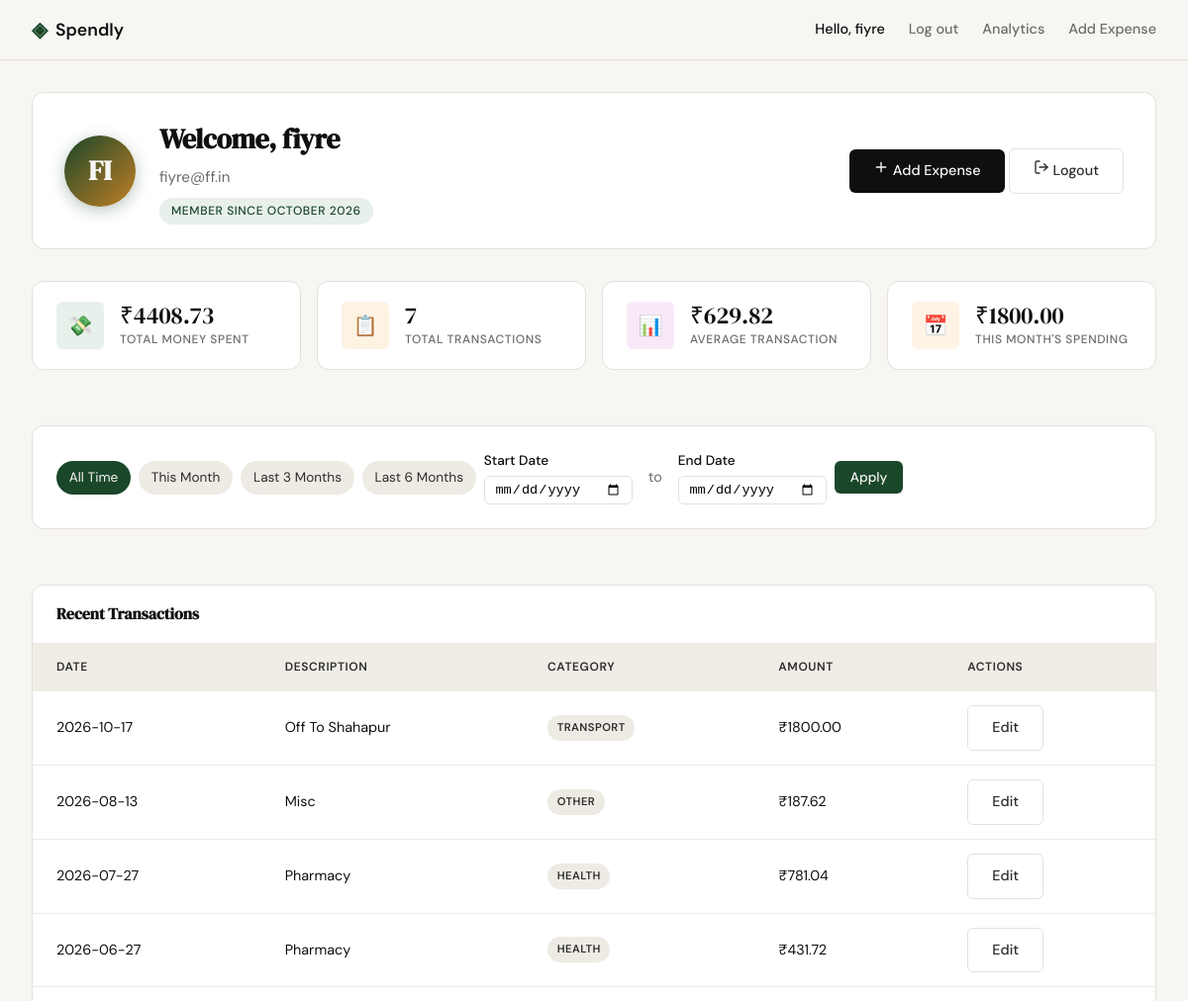
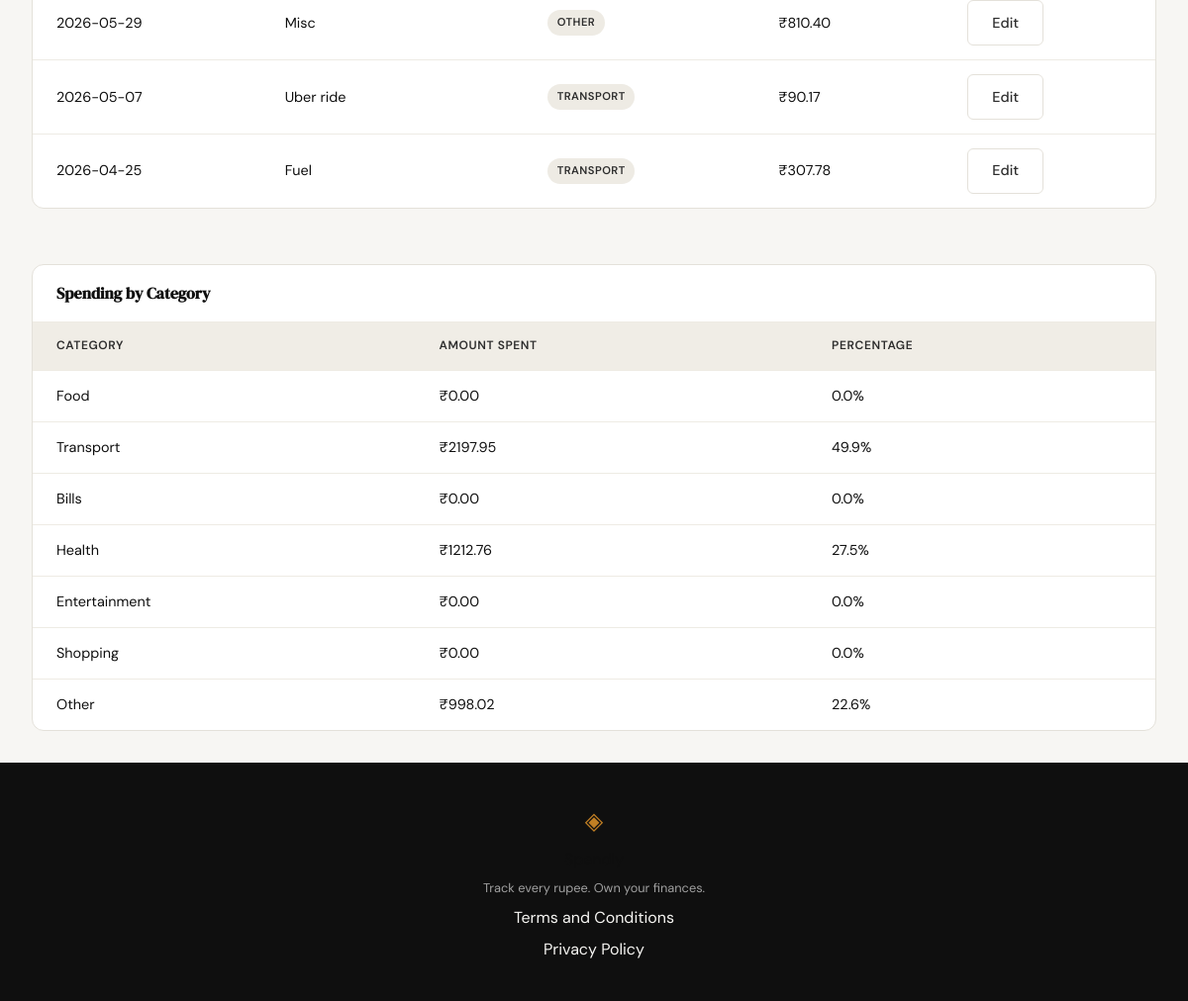
/profile (signed in), run on an earlier commit of the app's database (2 pictures, top to bottom).
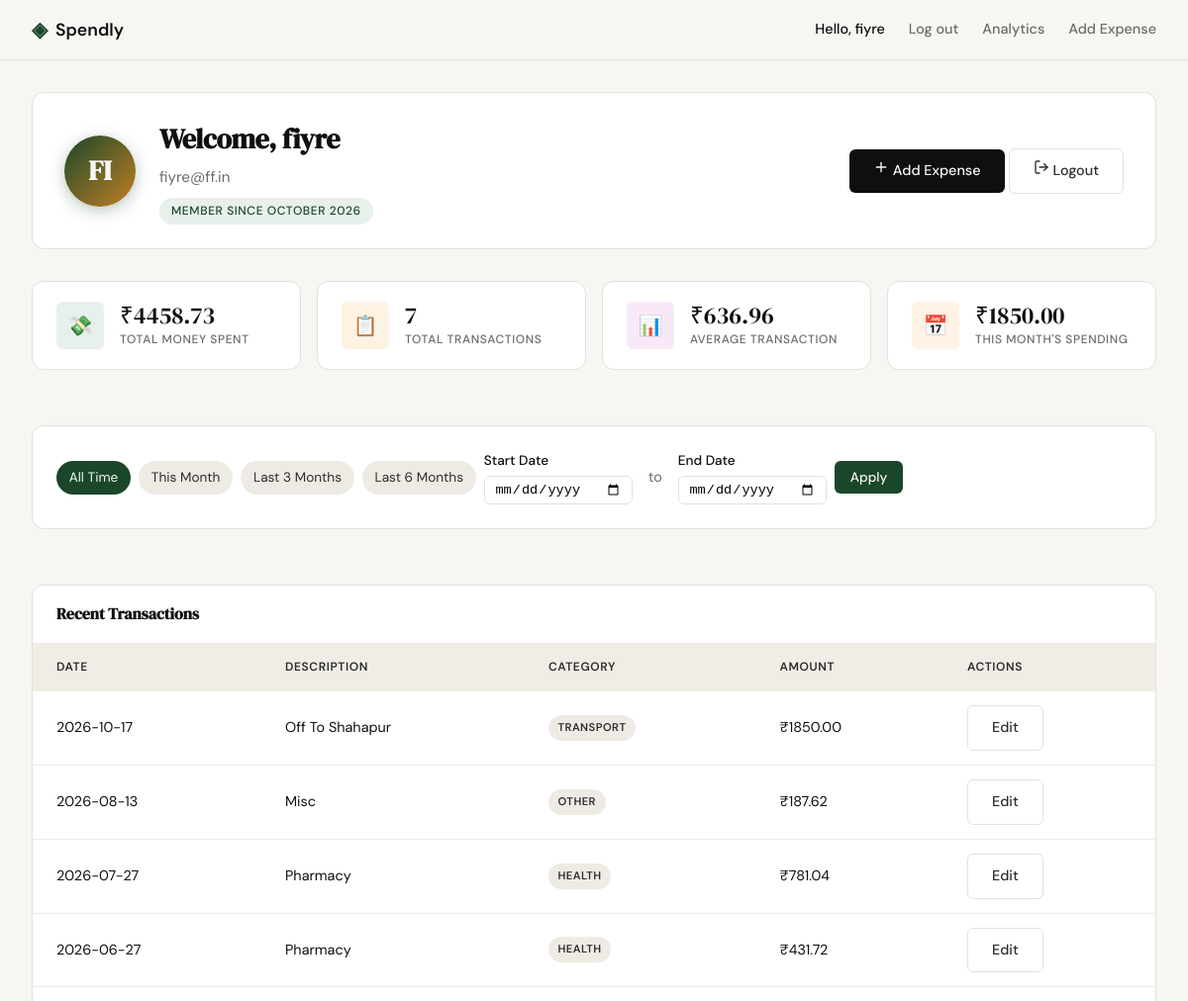
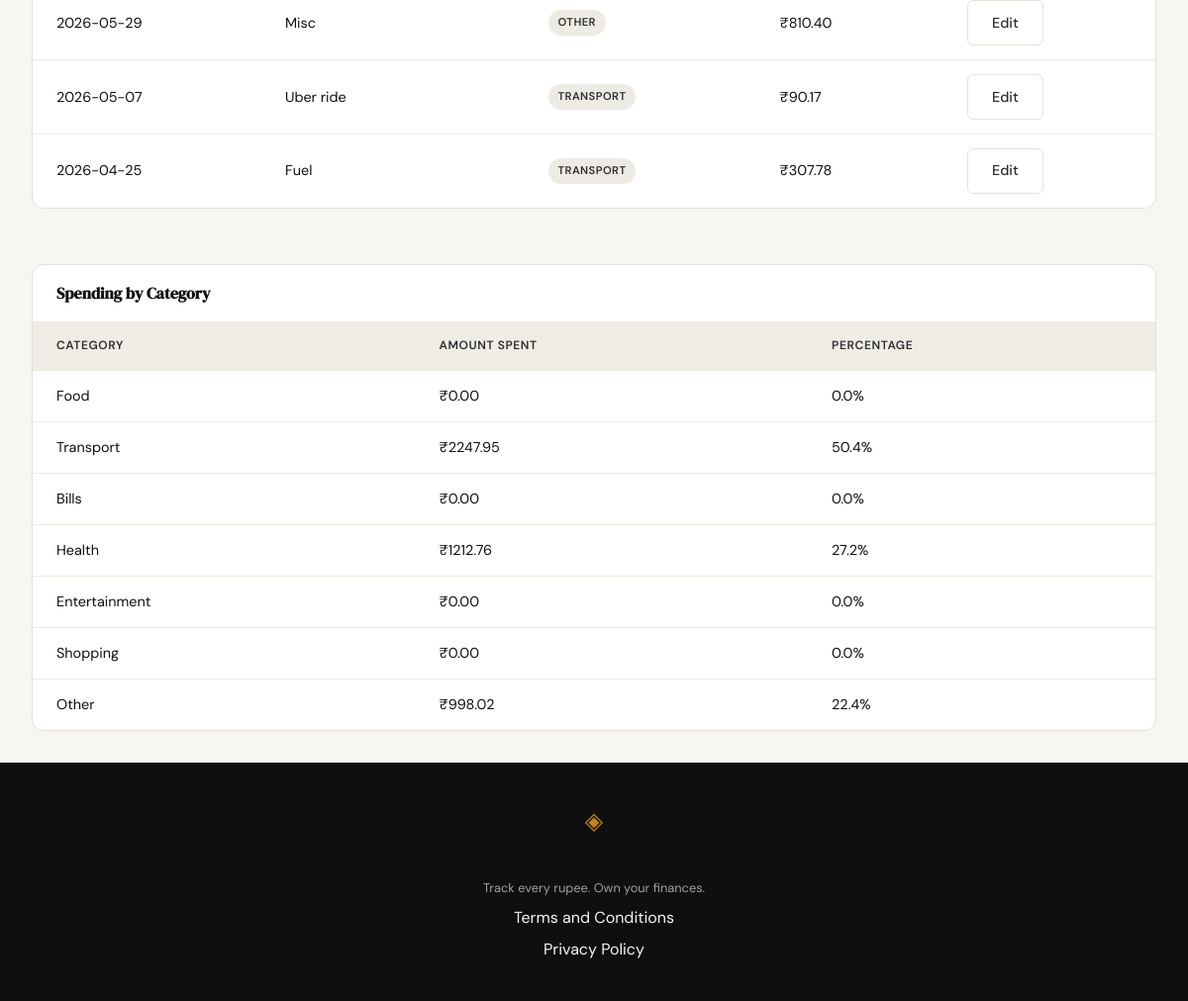
And on a later commit of the database (2 pictures, top to bottom).
### tables this page shows
CREATE TABLE users (
            id INTEGER PRIMARY KEY AUTOINCREMENT,
            name TEXT NOT NULL,
            email TEXT UNIQUE NOT NULL,
            password_hash TEXT NOT NULL,
            created_at TEXT DEFAULT (datetime('now'))
        );

CREATE TABLE expenses (
            id INTEGER PRIMARY KEY AUTOINCREMENT,
            user_id INTEGER NOT NULL REFERENCES users(id),
            amount REAL NOT NULL,
            category TEXT NOT NULL,
            date TEXT NOT NULL,
            description TEXT,
            created_at TEXT DEFAULT (datetime('now'))
        );

### app.py (the view)
@app.route("/profile")
def profile():
    user_id = session.get("user_id")
    if not user_id:
        return redirect(url_for("login"))
    db = get_db()
    user_row = db.execute(
        "SELECT id, name, email, created_at FROM users WHERE id = ?",
        (user_id,)
    ).fetchone()
    db.close()
    if not user_row:
        session.clear()
        flash("User not found.", "error")
        return redirect(url_for("login"))
    name = user_row["name"]
    if len(name) >= 2:
        avatar = name[0:2].upper()
    else:
        avatar = name[0].upper() if name else "?"
    created_at = user_row["created_at"]
    member_since = ""
    if created_at:
        try:
            parts = created_at.split("-")
            if len(parts) >= 2:
                month_names = [
                    "", "January", "February", "March", "April", "May", "June",
                    "July", "August", "September", "October", "November", "December"
                ]
                month_idx = int(parts[1])
                if 1 <= month_idx <= 12:
                    member_since = f"{month_names[month_idx]} {parts[0]}"
        except (ValueError, IndexError):
            member_since = created_at
    user_info = {
        "name": name,
        "email": user_row["email"],
        "avatar": avatar,
        "member_since": member_since or created_at
    }
    start_date_str = request.args.get('start_date') or request.args.get('date_from')
    end_date_str = request.args.get('end_date') or request.args.get('date_to')
    start_date_val = None
    end_date_val = None
    try:
        if start_date_str:
            start_date_val = datetime.strptime(start_date_str, '%Y-%m-%d').date()
        if end_date_str:
            end_date_val = datetime.strptime(end_date_str, '%Y-%m-%d').date()
    except ValueError:
        start_date_val = None
        end_date_val = None
    if start_date_val and end_date_val and start_date_val > end_date_val:
        start_date_val, end_date_val = None, None
    expenses = get_expenses_by_user(
        user_id,
        start_date_val.isoformat() if start_date_val else None,
        end_date_val.isoformat() if end_date_val else None
    )
    total_spent = sum(float(exp.get("amount", 0)) for exp in expenses)
    tx_count = len(expenses)
    avg_transaction = total_spent / tx_count if tx_count else 0.0
    cat_totals = {}
    for exp in expenses:
        cat = exp.get("category", "Other")
        cat_totals[cat] = cat_totals.get(cat, 0.0) + float(exp.get("amount", 0))
    top_category = max(cat_totals, key=cat_totals.get) if cat_totals else None
    today = date.today()
    this_month_prefix = f"{today.year}-{today.month:02d}"
    this_month = 0.0
    for exp in expenses:
        if exp.get("date") and exp["date"].startswith(this_month_prefix):
            this_month += float(exp.get("amount", 0))
    stats = {
        "total_spent": total_spent,
        "tx_count": tx_count,
        "avg_transaction": avg_transaction,
        "this_month": this_month,
        "top_category": top_category,
    }
    colour_palette = [
        "var(--accent)",
        "var(--accent-2)",
        "var(--accent-3)",
        "var(--accent-4)",
        "var(--accent-5)",
        "var(--accent-6)",
    ]
    categories = []
    for idx, cat_name in enumerate(CATEGORIES):
        amt = cat_totals.get(cat_name, 0.0)
        pct = (amt / total_spent * 100) if total_spent > 0 else 0.0
        categories.append({
            "name": cat_name,
            "amount": amt,
            "percentage": pct,
            "color": colour_palette[idx % len(colour_palette)]
        })
    today = date.today()
    def month_start(offset_months):
        total_months = today.year * 12 + today.month - 1 + offset_months
        year = total_months // 12
        month = total_months % 12 + 1
        return date(year, month, 1)
    presets = {
        'all_time': {'date_from': None, 'date_to': None},
        'this_month': {'date_from': month_start(0), 'date_to': today},
        'last_3_months': {'date_from': month_start(-2), 'date_to': today},
        'last_6_months': {'date_from': month_start(-5), 'date_to': today},
    }
    return render_template(
        "profile.html",
        user=user_info,
        stats=stats,
        transactions=expenses,
        categories=categories,
        presets=presets,
        start_date=start_date_str or "",
        end_date=end_date_str or "",
    )

### templates/profile.html (shortened to what this page needs)
{% extends "base.html" %}
{% block head %}
<link rel="stylesheet" href="{{ url_for('static', filename='css/profile.css') }}">
{% endblock %}
{% block content %}
<div class="profile-dashboard">
    <header class="card profile-header">
        <div class="avatar-section">
            <div class="avatar-initials">{{ user.avatar }}</div>
        </div>
        <div class="user-meta">
            <h1 class="user-name">Welcome, {{ user.name }}</h1>
            <p class="user-email">{{ user.email }}</p>
            <span class="member-badge">Member since {{ user.member_since }}</span>
        </div>
        <div class="header-actions">
            <a href="{{ url_for('add_expense') }}" class="btn-primary">
                <svg width="16" height="16" viewBox="0 0 24 24" fill="none" stroke="currentColor" stroke-width="2" stroke-linecap="round" stroke-linejoin="round">
                    <line x1="12" y1="5" x2="12" y2="19"></line>
                    <line x1="5" y1="12" x2="19" y2="12"></line>
                </svg>
                Add Expense
            </a>
            <a href="{{ url_for('logout') }}" class="btn-ghost logout-btn">
                <svg width="16" height="16" viewBox="0 0 24 24" fill="none" stroke="currentColor" stroke-width="2" stroke-linecap="round" stroke-linejoin="round">
                    <path d="M9 21H5a2 2 0 0 1-2-2V5a2 2 0 0 1 2-2h4"></path>
                    <polyline points="16 17 21 12 16 7"></polyline>
                    <line x1="21" y1="12" x2="9" y2="12"></line>
                </svg>
                Logout
            </a>
        </div>
    </header>
    <section class="stats-grid">
        <article class="card stat-card">
            <div class="stat-icon spending-icon">💸</div>
            <div class="stat-content">
                <span class="stat-value">₹{{ "{:.2f}".format(stats.total_spent) }}</span>
                <span class="stat-label">Total Money Spent</span>
            </div>
        </article>
        <article class="card stat-card">
            <div class="stat-icon transactions-icon">📋</div>
            <div class="stat-content">
                <span class="stat-value">{{ stats.tx_count }}</span>
                <span class="stat-label">Total Transactions</span>
            </div>
        </article>
        <article class="card stat-card">
            <div class="stat-icon avg-icon">📊</div>
            <div class="stat-content">
                <span class="stat-value">₹{{ "{:.2f}".format(stats.avg_transaction) }}</span>
                <span class="stat-label">Average Transaction</span>
            </div>
        </article>
        <article class="card stat-card">
            <div class="stat-icon month-icon">📅</div>
            <div class="stat-content">
                <span class="stat-value">₹{{ "{:.2f}".format(stats.this_month) }}</span>
                <span class="stat-label">This Month's Spending</span>
            </div>
        </article>
    </section>
    <section class="card table-card date-filter-section">
        <div class="table-wrapper">
            <form method="get" action="{{ url_for('profile') }}" class="date-filter-form">
                <div class="filter-controls">
                    <a href="{{ url_for('profile') }}" class="quick-filter-btn{% if not start_date and not end_date %} active{% endif %}">All Time</a>
                    <a href="{{ url_for('profile', date_from=presets.this_month.date_from|default(''), date_to=presets.this_month.date_to|default('') ) }}" class="quick-filter-btn">This Month</a>
                    <a href="{{ url_for('profile', date_from=presets.last_3_months.date_from|default(''), date_to=presets.last_3_months.date_to|default('') ) }}" class="quick-filter-btn">Last 3 Months</a>
                    <a href="{{ url_for('profile', date_from=presets.last_6_months.date_from|default(''), date_to=presets.last_6_months.date_to|default('') ) }}" class="quick-filter-btn">Last 6 Months</a>
                    <div class="date-input">
                        <label for="start_date">Start Date</label>
                        <input type="date" name="start_date" id="start_date" value="{{ start_date or '' }}" />
                    </div>
                    <span class="date-separator">to</span>
                    <div class="date-input">
                        <label for="end_date">End Date</label>
                        <input type="date" name="end_date" id="end_date" value="{{ end_date or '' }}" />
                    </div>
                    <button type="submit" class="btn-success">Apply</button>
                </div>
            </form>
        </div>
    </section>
    <section class="card table-card">
        <header class="card-header">
            <h2>Recent Transactions</h2>
        </header>
        <div class="table-wrapper">
            {% if transactions %}
            <table class="transaction-table">
                <thead>
                    <tr>
                        <th>Date</th>
                        <th>Description</th>
                        <th>Category</th>
                        <th class="text-end">Amount</th>
                        <th class="text-end">Actions</th>
                    </tr>
                </thead>
                <tbody>
                    {% for tx in transactions %}
                    <tr>
                        <td>{{ tx.date }}</td>
                        <td>{{ tx.description }}</td>
                        <td>
                            <span class="badge badge-{{ tx.category | lower }}">{{ tx.category }}</span>
                        </td>
                        <td class="text-end">₹{{ "{:.2f}".format(tx.amount) }}</td>
                        <td class="text-end">
                            <a href="{{ url_for('edit_expense', id=tx.id) }}" class="btn-ghost btn-sm">Edit</a>
                        </td>
                    </tr>
                    {% endfor %}
                </tbody>
            </table>
            {% else %}
            <div class="empty-state">
                <p>No transactions found for the selected period.</p>
                <p>Try adjusting your date filter or add your first expense.</p>
            </div>
            {% endif %}
        </div>
    </section>
    <section class="card table-card">
        <header class="card-header">
            <h2>Spending by Category</h2>
        </header>
        <div class="table-wrapper">
            {% if categories %}
            <table class="category-table">
                <thead>
                    <tr>
                        <th>Category</th>
                        <th class="text-end">Amount Spent</th>
                        <th class="text-end">Percentage</th>
                    </tr>
                </thead>
                <tbody>
                    {% for cat in categories %}
                    <tr>
                        <td>
                            <span class="category-name">{{ cat.name }}</span>
                        </td>
                        <td class="text-end">₹{{ "{:.2f}".format(cat.amount) }}</td>
                        <td class="text-end">{{ "{:.1f}".format(cat.percentage|default(0)) }}%</td>
                    </tr>
                    {% endfor %}
                </tbody>
            </table>
            {% else %}
            <div class="empty-state">
                <p>No category data available for the selected period.</p>
            </div>
            {% endif %}
        </div>
    </section>
</div>
{% endblock %}

### templates/base.html (shortened to what this page needs)
<!DOCTYPE html>
<html lang="en">
<head>
    <link rel="stylesheet" href="{{ url_for('static', filename='css/style.css') }}">
    {% block head %}{% endblock %}
</head>
<body>
    <nav class="navbar">
        <div class="nav-inner">
            <a href="{{ url_for('landing') }}" class="nav-brand">
                <span class="brand-icon">◈</span>
                <span class="brand-name">Spendly</span>
            </a>
            <div class="nav-links">
                {% if session.get('user_id') and user %}
                    <span class="nav-user">Hello, {{ user.name }}</span>
                    <a href="{{ url_for('logout') }}">Log out</a>
                    <a href="{{ url_for('analytics') }}" class="{% if request_path == '/analytics' %}nav-active{% endif %}">Analytics</a>
                    <a href="{{ url_for('add_expense') }}" class="{% if request_path == '/expenses/add' %}nav-active{% endif %}">Add Expense</a>
                {% else %}
                    <a href="{{ url_for('login') }}">Sign in</a>
                    <a href="{{ url_for('register') }}" class="nav-cta">Get started</a>
                {% endif %}
            </div>
        </div>
    </nav>
    <main class="main-content">
        {% block content %}{% endblock %}
    </main>
    <footer class="footer">
        <div class="footer-inner">
            <span class="brand-icon">◈</span>
            <span class="brand-name">Spendly</span>
            <p class="footer-copy">Track every rupee. Own your finances.</p>
            <a href="{{ url_for('terms') }}">Terms and Conditions</a>
            <a href="{{ url_for('privacy') }}">Privacy Policy</a>
        </div>
    </footer>
</body>
</html>

What changed in the data, as far as the page shows it:
changed expenses "Off To Shahapur": amount "1800.00" → "1850.00"
Also different on the page:
{{ "{:.2f}".format(stats.total_spent) }}: "4408.73" → "4458.73"
{{ "{:.2f}".format(stats.avg_transaction) }}: "629.82" → "636.96"
{{ "{:.2f}".format(stats.this_month) }}: "1800.00" → "1850.00"
new list line: "Transport ₹ 2247.95 50.4 %"
new list line: "Health ₹ 1212.76 27.2 %"
new list line: "Other ₹ 998.02 22.4 %"
list line gone: "Transport ₹ 2197.95 49.9 %"
list line gone: "Health ₹ 1212.76 27.5 %"
list line gone: "Other ₹ 998.02 22.6 %"
